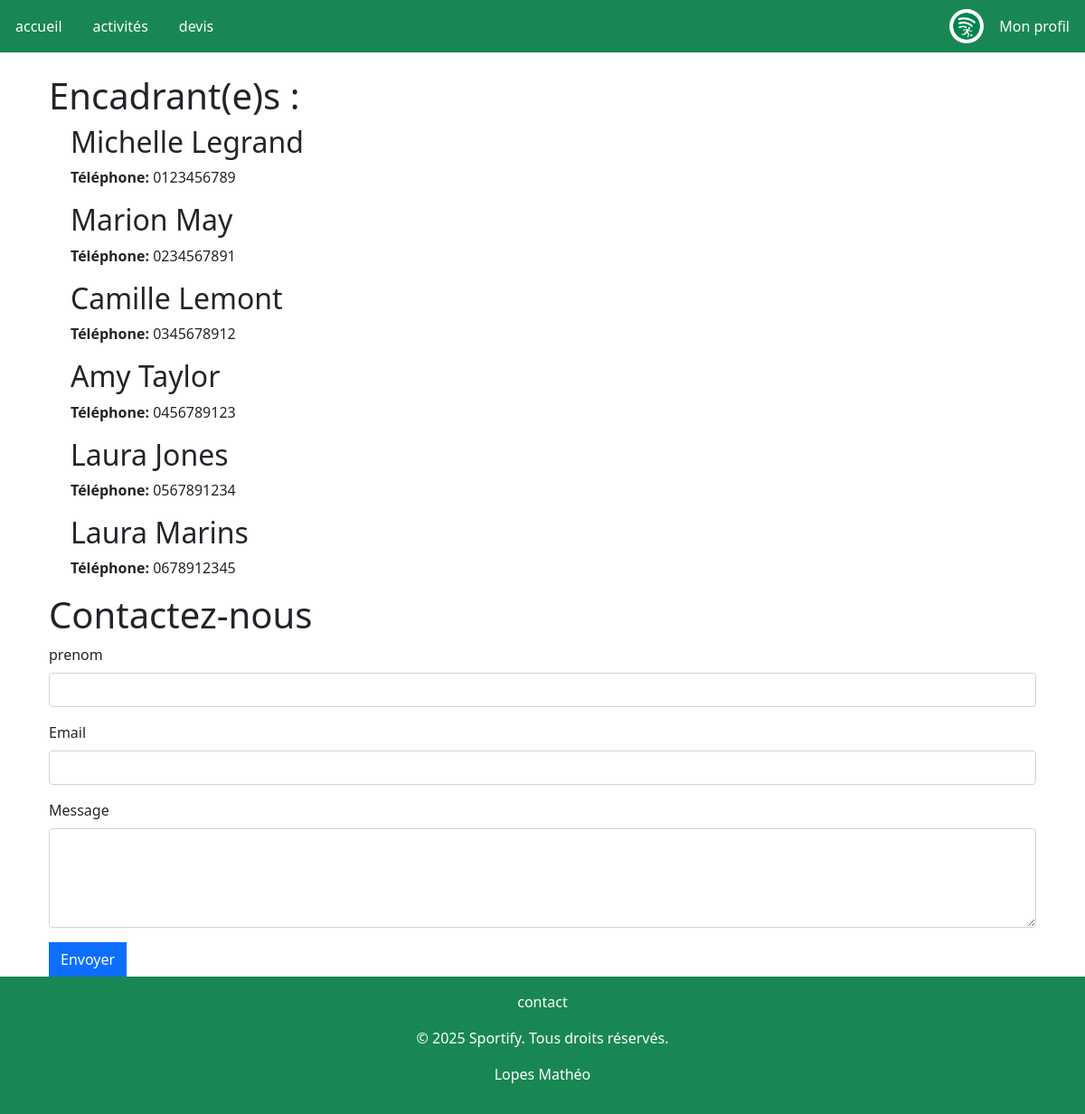
The page /?page=contact (signed in) on the database its author committed.
### tables this page shows
CREATE TABLE IF NOT EXISTS `coachs` (
  `id` int(11) NOT NULL AUTO_INCREMENT,
  `nom` varchar(20) NOT NULL,
  `prenom` varchar(15) NOT NULL,
  `numero` varchar(10) NOT NULL,
  PRIMARY KEY (`id`)
);

### pages/contact.php (the view)
<?php
$coachs = $bdd->query("SELECT * FROM coachs")->fetchAll(PDO::FETCH_ASSOC);
?>
<!DOCTYPE html>
<body>
    <div class="container">
        <h1>Encadrant(e)s :</h1>
        <div class="container">
            <?php
            foreach ($coachs as $coach) {
                echo '<div class="container">';
                echo '<h2>' . htmlspecialchars($coach['prenom']) . " " . htmlspecialchars($coach["nom"]) . '</h2>';
                echo '<p><strong>Téléphone:</strong> ' . htmlspecialchars($coach['numero']) . '</p>';
                echo '</div>';
            }
            ?>
        </div>
    </div>
    <form action="mailto:sportify@mail.com" method="post" enctype="text/plain">
        <div class="container">
            <h1>Contactez-nous</h1>
            <div class="mb-3">
                <label for="prenom" class="form-label">prenom</label>
                <input type="text" class="form-control" id="prenom" name="prenom" required>
            </div>
            <div class="mb-3">
                <label for="email" class="form-label">Email</label>
                <input type="email" class="form-control" id="email" name="email" required>
            </div>
            <div class="mb-3">
                <label for="message" class="form-label">Message</label>
                <textarea class="form-control" id="message" name="message" rows="4"></textarea>
            </div>
            <button type="submit" class="btn btn-primary">Envoyer</button>
        </div>
    </form>
</body>
</html>

### index.php (shortened to what this page needs)
<?php
$host = '127.0.0.1';
$dbname = 'SPORTIFY';
$username = 'root';
$password = '';
$port = 3307;
$bdd = new PDO("mysql:host=$host;port=$port;dbname=$dbname;charset=utf8", $username, $password);
$bdd->setAttribute(PDO::ATTR_ERRMODE, PDO::ERRMODE_EXCEPTION);
$pages = [
    'accueil' => 'accueil.php',
    'activite' => 'activite.php',
    'devis' => 'devis.php',
    'connexion' => 'login/connexion.php',
    'contact' => 'contact.php',
    'inscription' => 'login/inscription.php',
    'profil' => 'profil.php'
];
$page = isset($_GET['page']) && array_key_exists($_GET['page'], $pages) ? $_GET['page'] : 'accueil';
if ($_SESSION['connecter']) {
    $pdp = $bdd->prepare("SELECT pdp FROM profils WHERE mail=?");
    $pdp->execute([$_SESSION['mail']]);
    $pdp = $pdp->fetch(PDO::FETCH_ASSOC);
    $pdp = $pdp ? $pdp['pdp'] : null;
}
?>
<!DOCTYPE html>
<html lang="fr">
<head>
    <link rel="stylesheet" href="bootstrap-5.0.2-dist\css\bootstrap.css">
    <link rel="stylesheet" href="bootstrap-5.0.2-dist\css\bootstrap-utilities.css">
    <link href="https://cdn.jsdelivr.net/npm/bootstrap-icons@1.10.5/font/bootstrap-icons.css" rel="stylesheet">
    <link rel="stylesheet" href="style.css">
</head>
<body>
    <header>
        <nav class="bg-success d-flex align-items-center justify-content-between">
            <div class="d-flex justify-content-left align-items-center">
                <a href="?page=accueil"
                    class="btn btn-success p-2 p-md-3 <?= $page == 'accueil' ? 'active' : '' ?>">accueil</a>
                <a href="?page=activite"
                    class="btn btn-success p-2 p-md-3 <?= $page == 'activite' ? 'active' : '' ?>">activités</a>
                <a href="?page=devis"
                    class="btn btn-success p-2 p-md-3 <?= $page == 'devis' ? 'active' : '' ?>">devis</a>
            </div>
            <?php if ($_SESSION['connecter'] === true): ?>
                <div class="d-flex align-items-center">
                    <?php if ($pdp) { ?>
                        <img id="pdp" class="img-fluid rounded-circle"
                            alt="photo de profil" />
                    <?php } else { ?>
                        <img src="profil.png" class="img-fluid rounded-circle" id="pdp" alt="photo de profil" />
                    <?php } ?>
                    <a href="?page=profil" class="btn btn-success p-2 p-md-3 d-flex align-items-center">Mon profil</a>
                </div>
            <?php else: ?>
                <div class="d-flex justify-content-right align-items-center">
                    <a href="?page=connexion" class="btn btn-success p-2 p-md-3">connexion</a>
                </div>
            <?php endif; ?>
        </nav>
    </header>
</body>
<div class="container mt-4">
    <?php include "pages/" . $pages[$page]; ?>
<footer class="bg-success d-flex align-items-center justify-content-center">
    <div class="text-center text-white p-3">
        <p><a class="text-white" href="?page=contact">contact</a></p>
        <p>© 2025 Sportify. Tous droits réservés.</p>
        <p>Lopes Mathéo</p>
    </div>
</footer>
</html>

### style.css (style rules this page uses)
a { text-decoration: none; border-radius: 0; }
.btn { border-radius: 0px; }
#pdp { height: 38px; }

### rows shown on the page
coachs: prenom "Michelle", nom "Legrand", numero "0123456789"
coachs: prenom "Marion", nom "May", numero "0234567891"
coachs: prenom "Camille", nom "Lemont", numero "0345678912"
coachs: prenom "Amy", nom "Taylor", numero "0456789123"
coachs: prenom "Laura", nom "Jones", numero "0567891234"
coachs: prenom "Laura", nom "Marins", numero "0678912345"
